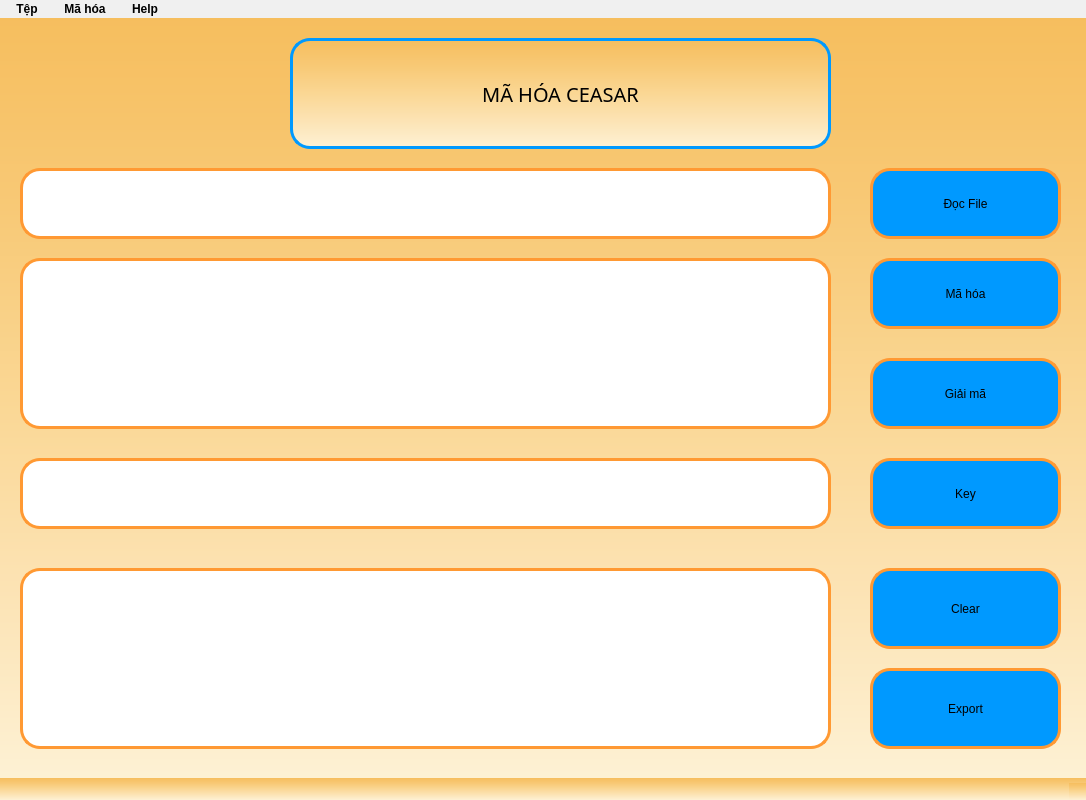
<?xml version="1.0" encoding="UTF-8"?>
<ui version="4.0">
 <class>Ceasarform</class>
 <widget class="QMainWindow" name="Ceasarform">
  <property name="geometry">
   <rect>
    <x>0</x>
    <y>0</y>
    <width>1086</width>
    <height>800</height>
   </rect>
  </property>
  <property name="windowTitle">
   <string>WCeasar</string>
  </property>
  <property name="windowIcon">
   <iconset>
    <normaloff>tainguyen/logo.ico</normaloff>tainguyen/logo.ico</iconset>
  </property>
  <property name="styleSheet">
   <string notr="true">
color:black;
background-color: qlineargradient(spread:pad, x1:0, y1:0, x2:0, y2:1, stop:0 #F6BE5E, stop:0.25 #F8C976, stop:0.5 #FAD794, stop:0.75 #FCE3B4, stop:1 #FDF1D4);
</string>
  </property>
  <widget class="QWidget" name="centralwidget">
   <widget class="QLabel" name="label">
    <property name="geometry">
     <rect>
      <x>290</x>
      <y>20</y>
      <width>541</width>
      <height>111</height>
     </rect>
    </property>
    <property name="font">
     <font>
      <family>Montserrat</family>
      <pointsize>33</pointsize>
      <weight>9</weight>
      <italic>false</italic>
      <bold>false</bold>
     </font>
    </property>
    <property name="layoutDirection">
     <enum>Qt::LeftToRight</enum>
    </property>
    <property name="autoFillBackground">
     <bool>false</bool>
    </property>
    <property name="styleSheet">
     <string notr="true">font-size: 20px;
font: 75 33pt &quot;Montserrat&quot;;

border: 3px solid #0099FF;
border-radius: 20px;
color:black;

</string>
    </property>
    <property name="text">
     <string>MÃ HÓA CEASAR</string>
    </property>
    <property name="alignment">
     <set>Qt::AlignCenter</set>
    </property>
   </widget>
   <widget class="QPushButton" name="Btn_ReadFile">
    <property name="geometry">
     <rect>
      <x>870</x>
      <y>150</y>
      <width>191</width>
      <height>71</height>
     </rect>
    </property>
    <property name="cursor">
     <cursorShape>PointingHandCursor</cursorShape>
    </property>
    <property name="mouseTracking">
     <bool>false</bool>
    </property>
    <property name="tabletTracking">
     <bool>false</bool>
    </property>
    <property name="autoFillBackground">
     <bool>false</bool>
    </property>
    <property name="styleSheet">
     <string notr="true">QPushButton {
    border-radius: 20px;
    background-color: #0099FF;
    border: 3px solid #FF9933;
    font: 75 16pt &quot;Montserrat&quot;;
}

QPushButton:hover {
    background-color: white;
    border-color:#0099FF ;
    color: black;
}
</string>
    </property>
    <property name="text">
     <string>Đọc File</string>
    </property>
   </widget>
   <widget class="QPushButton" name="Btn_MaHoa">
    <property name="geometry">
     <rect>
      <x>870</x>
      <y>240</y>
      <width>191</width>
      <height>71</height>
     </rect>
    </property>
    <property name="cursor">
     <cursorShape>PointingHandCursor</cursorShape>
    </property>
    <property name="styleSheet">
     <string notr="true">QPushButton {
    border-radius: 20px;
    background-color: #0099FF;
    border: 3px solid #FF9933;
    font: 75 16pt &quot;Montserrat&quot;;
}

QPushButton:hover {
    background-color: white;
    border-color:#0099FF ;
    color: black;
}
</string>
    </property>
    <property name="text">
     <string>Mã hóa</string>
    </property>
   </widget>
   <widget class="QPushButton" name="Btn_GiaiMa">
    <property name="geometry">
     <rect>
      <x>870</x>
      <y>340</y>
      <width>191</width>
      <height>71</height>
     </rect>
    </property>
    <property name="cursor">
     <cursorShape>PointingHandCursor</cursorShape>
    </property>
    <property name="styleSheet">
     <string notr="true">QPushButton {
    border-radius: 20px;
    background-color: #0099FF;
    border: 3px solid #FF9933;
    font: 75 16pt &quot;Montserrat&quot;;
}

QPushButton:hover {
    background-color: white;
    border-color:#0099FF ;
    color: black;
}
</string>
    </property>
    <property name="text">
     <string>Giải mã</string>
    </property>
   </widget>
   <widget class="QLineEdit" name="tbPath">
    <property name="geometry">
     <rect>
      <x>20</x>
      <y>150</y>
      <width>811</width>
      <height>71</height>
     </rect>
    </property>
    <property name="font">
     <font>
      <family>Bebas Neue</family>
      <pointsize>12</pointsize>
     </font>
    </property>
    <property name="styleSheet">
     <string notr="true">background-color:white;
border-radius:20px;
color:black;
font: 12pt &quot;Bebas Neue&quot;;
border: 3px solid #FF9933;</string>
    </property>
    <property name="text">
     <string/>
    </property>
    <property name="maxLength">
     <number>32782</number>
    </property>
    <property name="frame">
     <bool>true</bool>
    </property>
    <property name="clearButtonEnabled">
     <bool>false</bool>
    </property>
   </widget>
   <widget class="QTextEdit" name="tbNoiDung">
    <property name="geometry">
     <rect>
      <x>20</x>
      <y>240</y>
      <width>811</width>
      <height>171</height>
     </rect>
    </property>
    <property name="font">
     <font>
      <family>Bebas Neue</family>
      <pointsize>12</pointsize>
     </font>
    </property>
    <property name="cursor" stdset="0">
     <cursorShape>IBeamCursor</cursorShape>
    </property>
    <property name="styleSheet">
     <string notr="true">QTextEdit {
    padding-top: 10px;
    padding-bottom: 10px;
    background-color: white;
    font: 12pt &quot;Bebas Neue&quot;;
    border-radius: 20px;
    color: black;
    border: 3px solid #FF9933;
}
</string>
    </property>
    <property name="html">
     <string>&lt;!DOCTYPE HTML PUBLIC &quot;-//W3C//DTD HTML 4.0//EN&quot; &quot;http://www.w3.org/TR/REC-html40/strict.dtd&quot;&gt;
&lt;html&gt;&lt;head&gt;&lt;meta name=&quot;qrichtext&quot; content=&quot;1&quot; /&gt;&lt;style type=&quot;text/css&quot;&gt;
p, li { white-space: pre-wrap; }
&lt;/style&gt;&lt;/head&gt;&lt;body style=&quot; font-family:'Bebas Neue'; font-size:12pt; font-weight:400; font-style:normal;&quot;&gt;
&lt;p style=&quot;-qt-paragraph-type:empty; margin-top:0px; margin-bottom:0px; margin-left:0px; margin-right:0px; -qt-block-indent:0; text-indent:0px;&quot;&gt;&lt;br /&gt;&lt;/p&gt;&lt;/body&gt;&lt;/html&gt;</string>
    </property>
   </widget>
   <widget class="QTextEdit" name="tbKetQua">
    <property name="geometry">
     <rect>
      <x>20</x>
      <y>550</y>
      <width>811</width>
      <height>181</height>
     </rect>
    </property>
    <property name="font">
     <font>
      <family>Bebas Neue</family>
      <pointsize>12</pointsize>
     </font>
    </property>
    <property name="cursor" stdset="0">
     <cursorShape>IBeamCursor</cursorShape>
    </property>
    <property name="styleSheet">
     <string notr="true">QTextEdit {
    padding-top: 10px;
    padding-bottom: 10px;
    background-color: white;
    font: 12pt &quot;Bebas Neue&quot;;
    border-radius: 20px;
    color: black;
    border: 3px solid #FF9933;
}
</string>
    </property>
   </widget>
   <widget class="QPushButton" name="Btn_Clear">
    <property name="geometry">
     <rect>
      <x>870</x>
      <y>550</y>
      <width>191</width>
      <height>81</height>
     </rect>
    </property>
    <property name="cursor">
     <cursorShape>PointingHandCursor</cursorShape>
    </property>
    <property name="styleSheet">
     <string notr="true">QPushButton {
    border-radius: 20px;
    background-color: #0099FF;
    border: 3px solid #FF9933;
    font: 75 16pt &quot;Montserrat&quot;;
}

QPushButton:hover {
    background-color: white;
    border-color:#0099FF ;
    color: black;
}
</string>
    </property>
    <property name="text">
     <string>Clear</string>
    </property>
   </widget>
   <widget class="QPushButton" name="Btn_WriteFile">
    <property name="geometry">
     <rect>
      <x>870</x>
      <y>650</y>
      <width>191</width>
      <height>81</height>
     </rect>
    </property>
    <property name="cursor">
     <cursorShape>PointingHandCursor</cursorShape>
    </property>
    <property name="styleSheet">
     <string notr="true">QPushButton {
    border-radius: 20px;
    background-color: #0099FF;
    border: 3px solid #FF9933;
    font: 75 16pt &quot;Montserrat&quot;;
}

QPushButton:hover {
    background-color: white;
    border-color:#0099FF ;
    color: black;
}
</string>
    </property>
    <property name="text">
     <string>Export</string>
    </property>
   </widget>
   <widget class="QLineEdit" name="tbKey">
    <property name="geometry">
     <rect>
      <x>20</x>
      <y>440</y>
      <width>811</width>
      <height>71</height>
     </rect>
    </property>
    <property name="font">
     <font>
      <family>Bebas Neue</family>
      <pointsize>12</pointsize>
     </font>
    </property>
    <property name="styleSheet">
     <string notr="true">background-color:white;
border-radius:20px;
color:black;
font: 12pt &quot;Bebas Neue&quot;;
border: 3px solid #FF9933;</string>
    </property>
    <property name="text">
     <string/>
    </property>
    <property name="maxLength">
     <number>32782</number>
    </property>
    <property name="frame">
     <bool>true</bool>
    </property>
    <property name="clearButtonEnabled">
     <bool>false</bool>
    </property>
   </widget>
   <widget class="QLabel" name="label_2">
    <property name="geometry">
     <rect>
      <x>870</x>
      <y>440</y>
      <width>191</width>
      <height>71</height>
     </rect>
    </property>
    <property name="styleSheet">
     <string notr="true">border-radius:20px;
background-color:#0099FF;
border: 3px solid #FF9933;
font: 75 16pt &quot;Montserrat&quot;;
</string>
    </property>
    <property name="text">
     <string>Key</string>
    </property>
    <property name="alignment">
     <set>Qt::AlignCenter</set>
    </property>
   </widget>
  </widget>
  <widget class="QMenuBar" name="menubar">
   <property name="geometry">
    <rect>
     <x>0</x>
     <y>0</y>
     <width>1086</width>
     <height>20</height>
    </rect>
   </property>
   <property name="styleSheet">
    <string notr="true">QMenuBar {
    background-color: #F0F0F0;
    font: bold 12px;
}

QMenuBar::item {
    spacing: 3px;
    padding: 2px 10px;
    background-color: #F0F0F0;
    color: black;
    border-radius: 5px;
}

QMenuBar::item:selected {
    background-color: #0099FF;
    color: white;
    border-radius: 5px;
}

QMenuBar::item:hover {
    background-color: white;
}
</string>
   </property>
   <widget class="QMenu" name="menuM_h_a">
    <property name="title">
     <string>Mã hóa</string>
    </property>
    <widget class="QMenu" name="menuThayThe">
     <property name="title">
      <string>Thay Thế</string>
     </property>
     <property name="icon">
      <iconset>
       <normaloff>../tainguyen/encrypt.png</normaloff>../tainguyen/encrypt.png</iconset>
     </property>
     <addaction name="actionVignere"/>
     <addaction name="separator"/>
     <addaction name="actionTrithemius"/>
     <addaction name="separator"/>
     <addaction name="actionBelasco"/>
    </widget>
    <widget class="QMenu" name="menuChuyenVi">
     <property name="title">
      <string>Chuyển Vị</string>
     </property>
     <property name="icon">
      <iconset>
       <normaloff>../tainguyen/encrypt.png</normaloff>../tainguyen/encrypt.png</iconset>
     </property>
     <addaction name="actionMotdong"/>
     <addaction name="separator"/>
     <addaction name="actionNhieudong"/>
    </widget>
    <widget class="QMenu" name="menuXOR">
     <property name="title">
      <string>XOR</string>
     </property>
     <property name="icon">
      <iconset>
       <normaloff>../tainguyen/encrypt.png</normaloff>../tainguyen/encrypt.png</iconset>
     </property>
     <addaction name="actionXOR_Ceasar"/>
     <addaction name="separator"/>
     <addaction name="actionXOR_Vignere"/>
     <addaction name="separator"/>
     <addaction name="actionXOR_Trithemius"/>
     <addaction name="separator"/>
     <addaction name="actionXOR_Belasco"/>
    </widget>
    <addaction name="menuThayThe"/>
    <addaction name="separator"/>
    <addaction name="menuChuyenVi"/>
    <addaction name="separator"/>
    <addaction name="menuXOR"/>
   </widget>
   <widget class="QMenu" name="menuT_p">
    <property name="title">
     <string>Tệp</string>
    </property>
    <addaction name="menuOpen"/>
    <addaction name="separator"/>
    <addaction name="menuSave"/>
    <addaction name="separator"/>
    <addaction name="actionTho_t"/>
   </widget>
   <widget class="QMenu" name="menuHelp">
    <property name="title">
     <string>Help</string>
    </property>
    <addaction name="menuWebsite"/>
    <addaction name="separator"/>
    <addaction name="menuAbout"/>
   </widget>
   <addaction name="menuT_p"/>
   <addaction name="menuM_h_a"/>
   <addaction name="menuHelp"/>
  </widget>
  <widget class="QStatusBar" name="statusbar"/>
  <action name="menuExit">
   <property name="text">
    <string>Thoát</string>
   </property>
  </action>
  <action name="menuOpen">
   <property name="icon">
    <iconset>
     <normaloff>../tainguyen/openfile.png</normaloff>../tainguyen/openfile.png</iconset>
   </property>
   <property name="text">
    <string>Open</string>
   </property>
   <property name="shortcut">
    <string>Ctrl+O</string>
   </property>
   <property name="iconVisibleInMenu">
    <bool>true</bool>
   </property>
  </action>
  <action name="menuSave">
   <property name="icon">
    <iconset>
     <normaloff>../tainguyen/save.png</normaloff>../tainguyen/save.png</iconset>
   </property>
   <property name="text">
    <string>Save</string>
   </property>
   <property name="shortcut">
    <string>Ctrl+S</string>
   </property>
  </action>
  <action name="menuWebsite">
   <property name="icon">
    <iconset>
     <normaloff>../tainguyen/global.png</normaloff>../tainguyen/global.png</iconset>
   </property>
   <property name="text">
    <string>Website</string>
   </property>
  </action>
  <action name="menuAbout">
   <property name="icon">
    <iconset>
     <normaloff>../tainguyen/aboutus.png</normaloff>../tainguyen/aboutus.png</iconset>
   </property>
   <property name="text">
    <string>About us</string>
   </property>
  </action>
  <action name="actionVignere">
   <property name="icon">
    <iconset>
     <normaloff>../tainguyen/encrypt1.png</normaloff>../tainguyen/encrypt1.png</iconset>
   </property>
   <property name="text">
    <string>Vignere</string>
   </property>
  </action>
  <action name="actionTrithemius">
   <property name="icon">
    <iconset>
     <normaloff>../tainguyen/encrypt1.png</normaloff>../tainguyen/encrypt1.png</iconset>
   </property>
   <property name="text">
    <string>Trithemius</string>
   </property>
  </action>
  <action name="actionBelasco">
   <property name="icon">
    <iconset>
     <normaloff>../tainguyen/encrypt1.png</normaloff>../tainguyen/encrypt1.png</iconset>
   </property>
   <property name="text">
    <string>Belasco</string>
   </property>
  </action>
  <action name="actionMotdong">
   <property name="icon">
    <iconset>
     <normaloff>../tainguyen/Arrow1.png</normaloff>../tainguyen/Arrow1.png</iconset>
   </property>
   <property name="text">
    <string>Trên 01 Dòng</string>
   </property>
  </action>
  <action name="actionNhieudong">
   <property name="icon">
    <iconset>
     <normaloff>../tainguyen/Arrow1.png</normaloff>../tainguyen/Arrow1.png</iconset>
   </property>
   <property name="text">
    <string>Trên Nhiều  Dòng</string>
   </property>
  </action>
  <action name="actionXOR_Ceasar">
   <property name="icon">
    <iconset>
     <normaloff>../tainguyen/xor.png</normaloff>../tainguyen/xor.png</iconset>
   </property>
   <property name="text">
    <string>XOR Ceasar</string>
   </property>
  </action>
  <action name="actionXOR_Vignere">
   <property name="icon">
    <iconset>
     <normaloff>../tainguyen/xor.png</normaloff>../tainguyen/xor.png</iconset>
   </property>
   <property name="text">
    <string>XOR Vignere</string>
   </property>
  </action>
  <action name="actionXOR_Trithemius">
   <property name="icon">
    <iconset>
     <normaloff>../tainguyen/xor.png</normaloff>../tainguyen/xor.png</iconset>
   </property>
   <property name="text">
    <string>XOR Trithemius</string>
   </property>
  </action>
  <action name="actionXOR_Belasco">
   <property name="icon">
    <iconset>
     <normaloff>../tainguyen/xor.png</normaloff>../tainguyen/xor.png</iconset>
   </property>
   <property name="text">
    <string>XOR Belasco</string>
   </property>
  </action>
  <action name="actionTho_t">
   <property name="icon">
    <iconset>
     <normaloff>../tainguyen/exit.png</normaloff>../tainguyen/exit.png</iconset>
   </property>
   <property name="text">
    <string>Thoát</string>
   </property>
  </action>
 </widget>
 <resources/>
 <connections/>
</ui>
